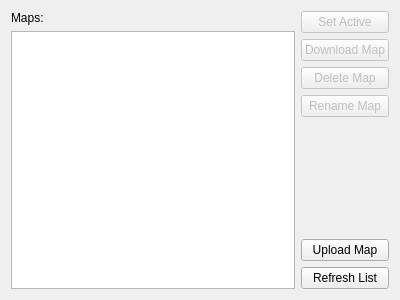
<?xml version="1.0" encoding="UTF-8"?>
<ui version="4.0">
 <class>pal::map_configuration_widgetUI</class>
 <widget class="QWidget" name="pal::map_configuration_widgetUI">
  <property name="geometry">
   <rect>
    <x>0</x>
    <y>0</y>
    <width>400</width>
    <height>300</height>
   </rect>
  </property>
  <property name="windowTitle">
   <string>Form</string>
  </property>
  <layout class="QHBoxLayout" name="horizontalLayout">
   <item>
    <layout class="QVBoxLayout" name="verticalLayout_2">
     <item>
      <widget class="QLabel" name="label">
       <property name="text">
        <string>Maps:</string>
       </property>
      </widget>
     </item>
     <item>
      <widget class="QListWidget" name="listWidget"/>
     </item>
    </layout>
   </item>
   <item>
    <layout class="QVBoxLayout" name="verticalLayout">
     <item>
      <widget class="QPushButton" name="set_active">
       <property name="enabled">
        <bool>false</bool>
       </property>
       <property name="text">
        <string>Set Active</string>
       </property>
      </widget>
     </item>
     <item>
      <widget class="QPushButton" name="download_map">
       <property name="enabled">
        <bool>false</bool>
       </property>
       <property name="text">
        <string>Download Map</string>
       </property>
      </widget>
     </item>
     <item>
      <widget class="QPushButton" name="delete_map">
       <property name="enabled">
        <bool>false</bool>
       </property>
       <property name="text">
        <string>Delete Map</string>
       </property>
      </widget>
     </item>
     <item>
      <widget class="QPushButton" name="rename_map">
       <property name="enabled">
        <bool>false</bool>
       </property>
       <property name="text">
        <string>Rename Map</string>
       </property>
      </widget>
     </item>
     <item>
      <spacer name="verticalSpacer">
       <property name="orientation">
        <enum>Qt::Vertical</enum>
       </property>
       <property name="sizeHint" stdset="0">
        <size>
         <width>20</width>
         <height>40</height>
        </size>
       </property>
      </spacer>
     </item>
     <item>
      <widget class="QPushButton" name="upload_map">
       <property name="text">
        <string>Upload Map</string>
       </property>
      </widget>
     </item>
     <item>
      <widget class="QPushButton" name="refresh_maps">
       <property name="text">
        <string>Refresh List</string>
       </property>
      </widget>
     </item>
    </layout>
   </item>
  </layout>
 </widget>
 <resources/>
 <connections/>
</ui>
